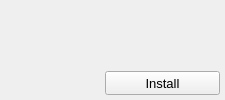
<?xml version="1.0" encoding="UTF-8"?>
<ui version="4.0">
 <class>PageExtraItemWidget</class>
 <widget class="QWidget" name="PageExtraItemWidget">
  <property name="geometry">
   <rect>
    <x>0</x>
    <y>0</y>
    <width>225</width>
    <height>100</height>
   </rect>
  </property>
  <property name="minimumSize">
   <size>
    <width>225</width>
    <height>100</height>
   </size>
  </property>
  <property name="maximumSize">
   <size>
    <width>225</width>
    <height>100</height>
   </size>
  </property>
  <layout class="QVBoxLayout" name="verticalLayout">
   <property name="spacing">
    <number>0</number>
   </property>
   <property name="leftMargin">
    <number>5</number>
   </property>
   <property name="topMargin">
    <number>5</number>
   </property>
   <property name="rightMargin">
    <number>5</number>
   </property>
   <property name="bottomMargin">
    <number>5</number>
   </property>
   <item>
    <widget class="QLabel" name="nameLabel">
     <property name="font">
      <font>
       <pointsize>12</pointsize>
      </font>
     </property>
     <property name="text">
      <string/>
     </property>
     <property name="wordWrap">
      <bool>true</bool>
     </property>
    </widget>
   </item>
   <item>
    <spacer name="verticalSpacer">
     <property name="orientation">
      <enum>Qt::Vertical</enum>
     </property>
     <property name="sizeHint" stdset="0">
      <size>
       <width>20</width>
       <height>45</height>
      </size>
     </property>
    </spacer>
   </item>
   <item>
    <layout class="QHBoxLayout" name="horizontalLayout">
     <item>
      <spacer name="horizontalSpacer">
       <property name="orientation">
        <enum>Qt::Horizontal</enum>
       </property>
       <property name="sizeHint" stdset="0">
        <size>
         <width>40</width>
         <height>20</height>
        </size>
       </property>
      </spacer>
     </item>
     <item>
      <widget class="QPushButton" name="installButton">
       <property name="sizePolicy">
        <sizepolicy hsizetype="Preferred" vsizetype="Preferred">
         <horstretch>0</horstretch>
         <verstretch>0</verstretch>
        </sizepolicy>
       </property>
       <property name="minimumSize">
        <size>
         <width>115</width>
         <height>24</height>
        </size>
       </property>
       <property name="font">
        <font>
         <pointsize>10</pointsize>
        </font>
       </property>
       <property name="text">
        <string>Install</string>
       </property>
      </widget>
     </item>
    </layout>
   </item>
  </layout>
 </widget>
 <resources/>
 <connections/>
</ui>
